Frame 1 (no input): blank canvas, image omitted
Frame 60 (the mouse pressed at the canvas centre just before this capture): blank canvas, image omitted
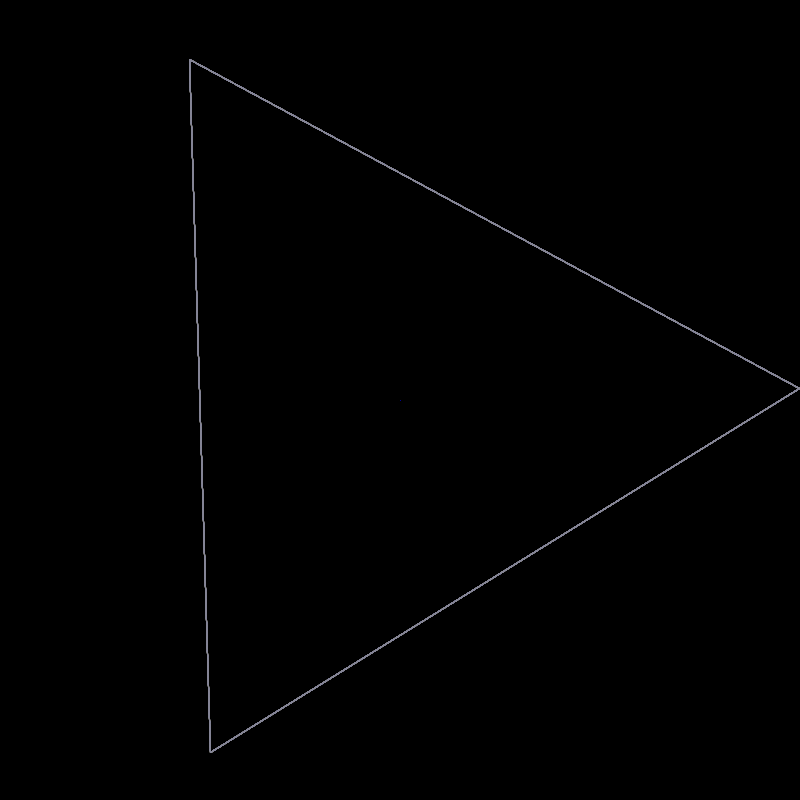
Frame 120 (the mouse held since frame 60 and released just before this capture)

The Processing sketch whose frames 1 and 60 were blank and that drew this single picture after the mouse press (run headless with seeded random() and noise(); from frame 60 on, the mouse is pressed at the canvas centre):

// Processing sketch: Inanilmaz_eglenceli_ornek
// ── Inanilmaz_eglenceli_ornek.pde

int i = 3;
int r = 150;
void setup(){
  size(800,800);
  background(0);
}

void draw(){
  int alpha = mouseX;
  r = mouseY;
  float theta = 2 * PI / i;
  for(int t = 1; t <= i; t++){
      stroke(mouseX/3,mouseY/3,150);
      float x1 = cos(t*theta +alpha)*r + 400;
      float y1 = sin(t*theta +alpha)*r + 400;
      float x2 = cos((t-1)*theta +alpha)*r + 400;
      float y2 = sin((t-1)*theta +alpha)*r + 400;
      line(x1,y1,x2,y2);
  }
}

void mouseClicked(){
   i++; 
}
